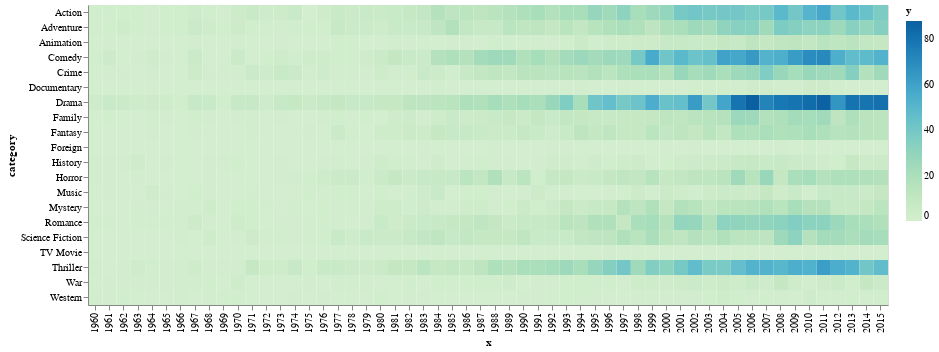

Here is the notebook cell this chart was saved with:
### Code cell
import altair as alt
from vega_datasets import data

# Since the data is more than 5,000 rows we'll import it from a URL
#source = data.seattle_temps.url

    
alt.Chart(source).mark_rect().encode(
    alt.X('x:N'),
    alt.Y('category:N'),
    alt.Color('y:Q',
              scale=alt.Scale(scheme='greenblue')),  
    tooltip = [ alt.Tooltip('category:N', title='Genre'),
                alt.Tooltip('x:N', title='Year'),
                alt.Tooltip('y:Q', title='Films')]).properties(width=800)

### Figure 1 — Vega-Lite specification as saved in the notebook (floating-point values rounded to 4 significant figures; data arrays with more than 128 entries replaced by an {"elided": "..."} marker saying what was removed)
{"$schema": "https://vega.github.io/schema/vega-lite/v2.6.0.json", "config": {"view": {"height": 300, "width": 400}}, "data": {"name": "data-c6ec09e1429379a357e0cc0413abbdaa"}, "datasets": {"data-c6ec09e1429379a357e0cc0413abbdaa": {"elided": "1120 records"}}, "encoding": {"color": {"field": "y", "scale": {"scheme": "greenblue"}, "type": "quantitative"}, "tooltip": [{"field": "category", "title": "Genre", "type": "nominal"}, {"field": "x", "title": "Year", "type": "nominal"}, {"field": "y", "title": "Films", "type": "quantitative"}], "x": {"field": "x", "type": "nominal"}, "y": {"field": "category", "type": "nominal"}}, "mark": "rect", "width": 800}
